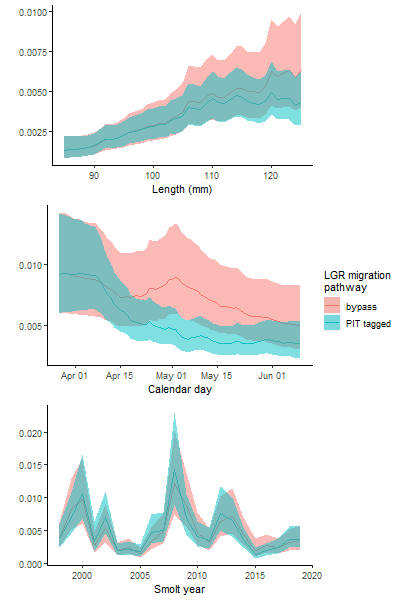

Reproduce this figure in R.
f_ggplot_marginal_effects2 <- function(fit = fit,
                                      vars = 'mar_l',
                                      lab_hjust = 1,
                                      alpha_data = 0.1,
                                      include_data = FALSE,
                                      xNames = c('mar_l' = "Length (mm)", 'mar_j' = 'Calendar day', 'mar_y' = "Smolt year"),
                                      yRange = c('mar_l' = 0.08, 'mar_j' = 0.08, 'mar_y' = 0.06),
                                      qq = 1.64,
                                      height = 600,
                                      width = 400,
                                      point_size = 24,
                                      file = "f_ggplot_marginal_effects2.png",
                                      save_file = TRUE){

  library(ggplot2)
  library(ggpubr)
  

  plotlist <- list()
  icnt <- 1
  for(i in vars){
    sdEst <- as.data.frame(as.list(fit$opt$SD, "Est", report=TRUE)[i])
    ni <- nrow(sdEst)
    if(i!='mar_y'){
      sdEst <- sdEst %>%
        mutate(var = i, x = 1:ni + 84) %>%
        rename("PIT tagged" = !!names(.[1]),
               "bypass" = !!names(.[2])) %>%
        pivot_longer(cols = c("PIT tagged", "bypass")) %>%
        mutate(sd = c(t(as.data.frame(as.list(fit$opt$SD, "Std", report=TRUE)[i])))) 
    }else{
      sdEst <- sdEst %>%
        mutate(var = i, x = 1:ni + 1997) %>%
        rename("PIT tagged" = !!names(.[1]),
               "bypass" = !!names(.[2])) %>%
        pivot_longer(cols = c("PIT tagged", "bypass")) %>%
        mutate(sd = c(t(as.data.frame(as.list(fit$opt$SD, "Std", report=TRUE)[i])))) 
    }
    
    
    if(i == 'mar_j'){
      g <- ggplot(sdEst, aes(x=as.Date(x, origin = as.Date("2018-01-01")), 
                             y=exp(value), color = name)) +
        geom_line() + 
        geom_ribbon(aes(ymin = exp(value - 1.28 * sd), 
                        ymax = exp(value + 1.28 * sd),
                        fill = name),
                    alpha =0.5,
                    colour = NA) +
      ylab("") +
      # geom_text(aes(label = LETTERS[icnt],  x = as.Date(Inf, origin = as.Date("2018-01-01")), y = Inf), inherit.aes = FALSE, hjust = 0, vjust = 1) +
      guides(fill=guide_legend("LGR migration\npathway"), color = guide_legend("LGR migration\npathway")) +
      xlab(xNames[i])
    }
    
    if(i != 'mar_j'){
        g <- ggplot(sdEst, aes(x=x, y=exp(value), color = name)) +
        geom_line() + 
        geom_ribbon(aes(ymin = exp(value - 1.28 * sd), 
                        ymax = exp(value + 1.28 * sd),
                        fill = name),
                    alpha =0.5,
                    colour = NA) +
      ylab("") +
      # geom_text(aes(label = LETTERS[icnt],  x = -Inf, y = Inf), inherit.aes = FALSE, hjust = -1, vjust = 1) +
      guides(fill=guide_legend("LGR migration\npathway"), color = guide_legend("LGR migration\npathway")) +
      xlab(xNames[i])
    }
    
    if(i == 'mar_y'){
      g <- ggplot(sdEst, aes(x=x, y=exp(value), color = name)) +
        geom_line() + 
        geom_ribbon(aes(ymin = exp(value - 1.28 * sd), 
                        ymax = exp(value + 1.28 * sd),
                        fill = name),
                    alpha =0.5,
                    colour = NA) +
        ylab("") +
        guides(fill=guide_legend("LGR migration\npathway"), color = guide_legend("LGR migration\npathway")) +
        xlab(xNames[i])
      
    }
    
    plotlist[[icnt]] <- g + 
      theme(panel.grid.major = element_blank(), panel.grid.minor = element_blank(),
            panel.background = element_blank(), axis.line = element_line(colour = "black"))
    
    icnt <- icnt + 1
  }
  
  gp <- ggarrange(plotlist = plotlist,
                  hjust = lab_hjust,
                  labels = LETTERS[1:length(plotlist)],
                  ncol = 1, nrow = length(plotlist),
                  common.legend = TRUE,
                  legend = 'right')
  
  require(grid)
  p = annotate_figure(p = gp, left = textGrob("Survival", rot = 90, vjust = 1.5, gp = gpar(cex = 1.3)))
  
  if(save_file) png(file, height = height, width = width, pointsize = point_size)
  print(gp)
  if(save_file) dev.off()
  
  print(p)
  
  return(list(gp = gp,
         plotlist = plotlist,
         p = p))
}

# f_ggplot_marginal_effects(fit = fit,
#                           var = 'mar_l')

gp <- f_ggplot_marginal_effects2(fit = fit, vars = c('mar_l','mar_j','mar_y'), lab_hjust = 1)
